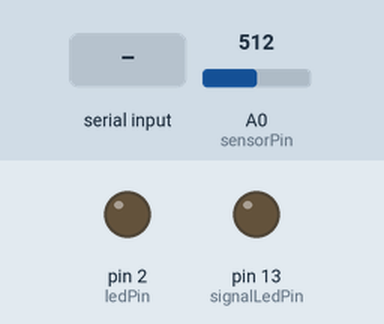
Recording of a sketch running on a simulated Arduino Uno, built with avr-gcc and run on an emulated ATmega328P. Parts: output pins drawn as LEDs (lit = HIGH). Dashed ring = blinking. The inputs (shaded band) are chosen by the test bench; at power-on: A0 (sensorPin) = 512.

Above: at 2.2 s.
2.3 s: byte 30 received over Serial
At 2.5 s:
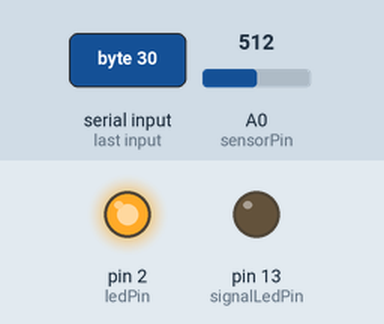
4.1 s: A0 (sensorPin) set to 525
5.6 s: A0 (sensorPin) set to 552
At 6.0 s:
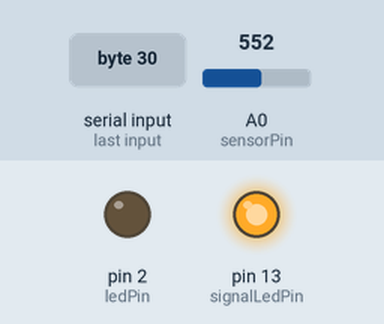
7.1 s: byte 90 received over Serial
At 7.75 s:
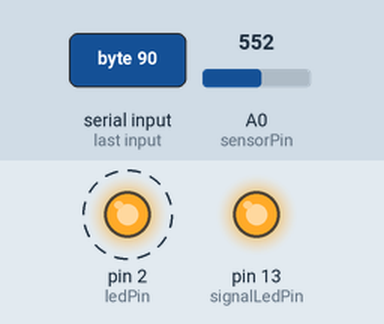
Timing chart, 0 to 10.1 s (numbered marks = the images above; inputs shaded):
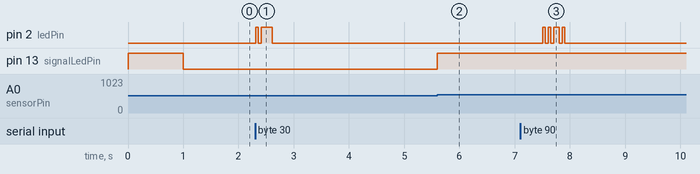

The sketch:

auroraLink73noBecaon61.ino
```cpp
/*
 * Aurora-Link v3.9.31
 * - Modification: Beacon function (Sighting Mode) and timer completely removed.
 * - Logic: Pin 2 (Emitter) is LOW by default; pulses only for data.
 * - Logic: Reference is LOCKED on Reset.
 * - Speed: 20 Baud.
 */

long baudRate = 20;

const int ledPin = 2;
const int signalLedPin = 13;
const int sensorPin = A0;

float referenceLevel = 512.0;
const float deltaPercent = 0.05;

void setup() {
  Serial.begin(baudRate);
  pinMode(ledPin, OUTPUT);
  pinMode(signalLedPin, OUTPUT);

  // Emitter starts LOW and stays LOW until transmitting
  digitalWrite(ledPin, LOW);

  // Indicator for calibration window
  digitalWrite(signalLedPin, HIGH);
  delay(1000);

  // Lock the baseline reference based on current ambient light
  referenceLevel = (float)analogRead(sensorPin);

  digitalWrite(signalLedPin, LOW);
}

void loop() {
  int sensorValue = analogRead(sensorPin);
  float change = ((float)sensorValue - referenceLevel) / referenceLevel;

  // 1. RECEIVER & SIGNAL MONITOR
  // Pin 13 purely reflects the sensor state relative to the reference.
  if (change > deltaPercent) {
    digitalWrite(signalLedPin, HIGH);

    char receivedChar = receiveByte();
    if (receivedChar > 0) {
      Serial.write(receivedChar);
    }
  } else {
    digitalWrite(signalLedPin, LOW);
  }

  // 2. TRANSMITTER
  if (Serial.available() > 0) {
    char outChar = (char)Serial.read();

    // The LED is handled inside transmitByte (High for Start, Low for Stop)
    transmitByte(outChar);
  }
}

void transmitByte(char c) {
  int bitTime = 1000 / baudRate;

  digitalWrite(ledPin, HIGH); // Start Bit
  delay(bitTime);

  for (int i = 0; i < 8; i++) {
    digitalWrite(ledPin, bitRead(c, i));
    delay(bitTime);
  }

  digitalWrite(ledPin, LOW); // Stop Bit / Idle State
  delay(bitTime);
}

char receiveByte() {
  int bitTime = 1000 / baudRate;
  int sampleOffset = bitTime * 1.5;

  char result = 0;
  // Wait to hit center of Bit 0
  delay(sampleOffset);

  for (int i = 0; i < 8; i++) {
    int val = analogRead(sensorPin);
    float diff = ((float)val - referenceLevel) / referenceLevel;

    if (diff > (deltaPercent / 2)) {
      bitSet(result, i);
      digitalWrite(signalLedPin, HIGH);
    } else {
      digitalWrite(signalLedPin, LOW);
    }
    delay(bitTime);
  }

  return result;
}
```

Measured:
- the behaviour switches between 537 and 538 on A0 (sensorPin) (found by bisection; images 1 and 2)
- after the input at 2.3 s, pin 2 (ledPin): LOW → HIGH at once, → LOW 0.05 s later, → HIGH 0.05 s later, → LOW 0.20 s later
- after the input at 4.1 s, every drawn part: stays the same
- after the input at 5.6 s, pin 13 (signalLedPin): LOW → HIGH at once
- after the input at 7.1 s, pin 2 (ledPin): alternates HIGH for 0.05 s and LOW for 0.05 s, 8 changes in all, then stays LOW, starting after 0.41 s
